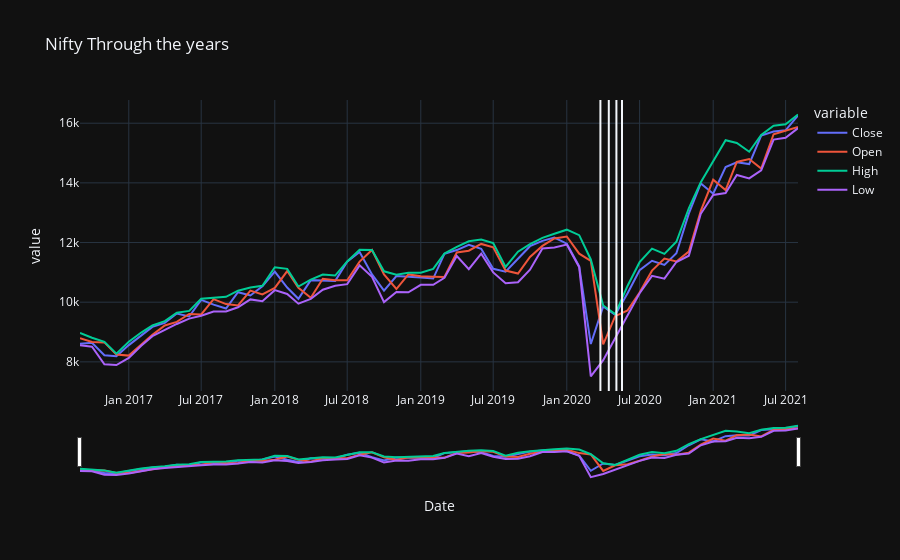

Notebook code for this chart:
### Code cell
fig = px.line(nifty,x='Date', y=['Close','Open','High','Low'], title="Nifty Through the years")
fig.update_xaxes(rangeslider_visible=True)
fig.add_vline(x='2020-03-25')
fig.add_vline(x='2020-04-15')
fig.add_vline(x='2020-05-04')
fig.add_vline(x='2020-05-18')
fig.show()
